Frame 1 (no input): blank canvas, image omitted
Frame 60 (no input): blank canvas, image omitted
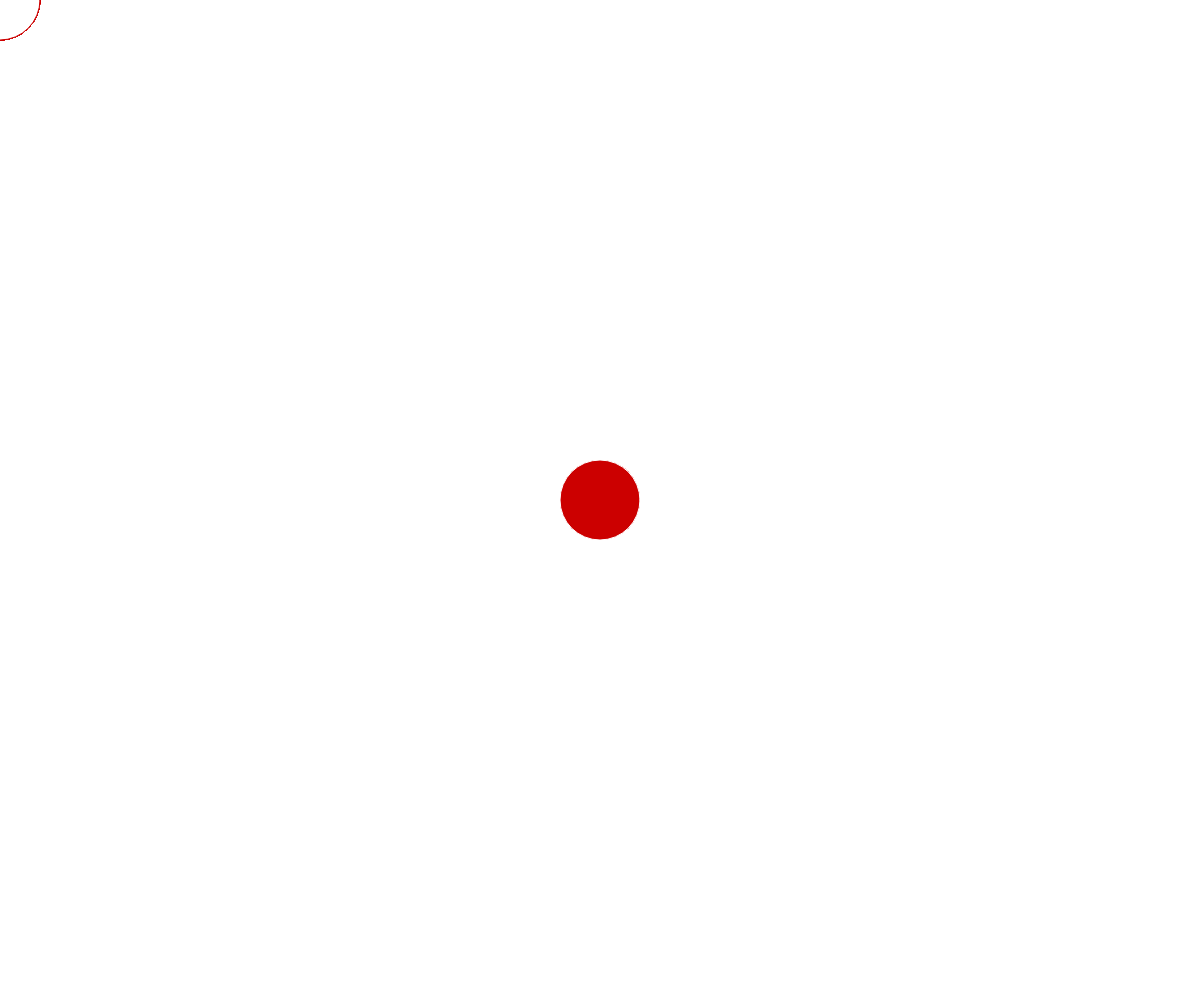
Frame 120 (the mouse pressed at the canvas centre since frame 60)

The p5.js sketch whose frames 1 and 60 were blank and that drew this single picture after the mouse press (run headless with seeded random() and noise() and a simulated clock; from frame 60 on, the mouse is pressed at the canvas centre):

// p5.js sketch
// ── sketch.js
function setup() {
  // put setup code here
  createCanvas(window.innerWidth, window.innerHeight);
}

function draw() {
  // put drawing code here
  if (mouseIsPressed) {
    fill(204, 0, 0);
    stroke(255);
  } else {
    fill(255);
    stroke(204, 0, 0);
  }
  ellipse(mouseX, mouseY, 80, 80);
}
